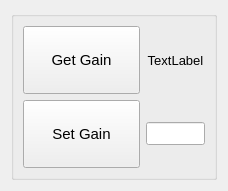
<?xml version="1.0" encoding="UTF-8"?>
<ui version="4.0">
 <class>Form</class>
 <widget class="QWidget" name="Form">
  <property name="geometry">
   <rect>
    <x>0</x>
    <y>0</y>
    <width>228</width>
    <height>191</height>
   </rect>
  </property>
  <property name="windowTitle">
   <string>Form</string>
  </property>
  <layout class="QGridLayout" name="gridLayout">
   <item row="0" column="0">
    <widget class="QGroupBox" name="propBox">
     <property name="title">
      <string/>
     </property>
     <layout class="QVBoxLayout" name="verticalLayout">
      <item>
       <layout class="QHBoxLayout" name="horizontalLayout_2" stretch="2,1">
        <item>
         <widget class="QPushButton" name="propGetGainButton">
          <property name="sizePolicy">
           <sizepolicy hsizetype="Minimum" vsizetype="Expanding">
            <horstretch>0</horstretch>
            <verstretch>0</verstretch>
           </sizepolicy>
          </property>
          <property name="font">
           <font>
            <pointsize>11</pointsize>
           </font>
          </property>
          <property name="text">
           <string>Get Gain</string>
          </property>
         </widget>
        </item>
        <item>
         <widget class="QLabel" name="propGainLabel">
          <property name="font">
           <font>
            <pointsize>10</pointsize>
           </font>
          </property>
          <property name="text">
           <string>TextLabel</string>
          </property>
          <property name="alignment">
           <set>Qt::AlignCenter</set>
          </property>
         </widget>
        </item>
       </layout>
      </item>
      <item>
       <layout class="QHBoxLayout" name="horizontalLayout" stretch="2,1">
        <item>
         <widget class="QPushButton" name="propSetGainButton">
          <property name="sizePolicy">
           <sizepolicy hsizetype="Minimum" vsizetype="Expanding">
            <horstretch>0</horstretch>
            <verstretch>0</verstretch>
           </sizepolicy>
          </property>
          <property name="font">
           <font>
            <pointsize>11</pointsize>
           </font>
          </property>
          <property name="text">
           <string>Set Gain</string>
          </property>
         </widget>
        </item>
        <item>
         <widget class="QLineEdit" name="propGainLine">
          <property name="font">
           <font>
            <pointsize>10</pointsize>
           </font>
          </property>
         </widget>
        </item>
       </layout>
      </item>
     </layout>
     <zorder></zorder>
     <zorder></zorder>
    </widget>
   </item>
  </layout>
 </widget>
 <resources/>
 <connections/>
</ui>
